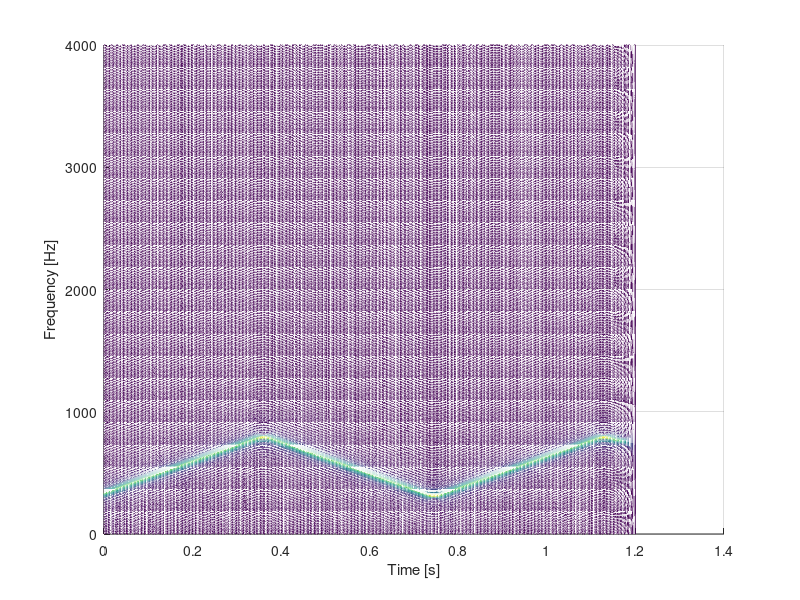

Write the MATLAB code that produced this figure.
clear all; close all;

%% Parameters
Tftst = 0.05;
step = 25;
sample = 4;

%% Load data
sawdata = load('sawdata.mat');
oscsindata = load('oscsindata.mat');
chirpdata = load('chirpdata.mat');
birdsdata = load('birdsdata.mat');
switch sample
    case 1
        x = birdsdata.birds;
        Fs = birdsdata.Fsbirds; 
    case 2
        x = chirpdata.chirp;
        Fs = chirpdata.Fschirp;
    case 3
        x = oscsindata.oscsin;
        Fs = oscsindata.Fsoscsin;
    case 4
        x = sawdata.saw;
        Fs = sawdata.Fssaw;
    otherwise
        assert(1==0, 'sample should be equal to 1,2,3 or 4');
end

sound(x,Fs);
siz = size(x);
if siz(1) == 1
    x = x';
end


%% Calculate STFT
% definition of window
N = Tftst*Fs;
wn = ones(N,1);

% prepare signal
L = length(x);
x = [x; zeros(N-1,1)];

%calculate actual STFT
Nplotspectrum = 2000;
assert(mod(Nplotspectrum,2) == 0, 'Nplotspectrum must be even.');
for n = 1:step:L
    w = [zeros(n-1,1); wn; zeros(L-1-(n-1),1)];
    xtemp = w.*x;
    xtemp = xtemp((n):(n+N-1));
    out(floor(n/step)+1,:) = abs(fft(xtemp',Nplotspectrum));
    waitbar(n/L);
    
end

%% plotting
theta = linspace(0,pi,Nplotspectrum/2+1);
f = theta./2./pi.*Fs;
t = (1:step:L).*(1/Fs)-1/Fs;
[T,F] = meshgrid(t,f);


out = out(:,1:(Nplotspectrum/2+1));
mesh(T,F,out');
xlabel('Time [s]');
ylabel('Frequency [Hz]');
view(2);
